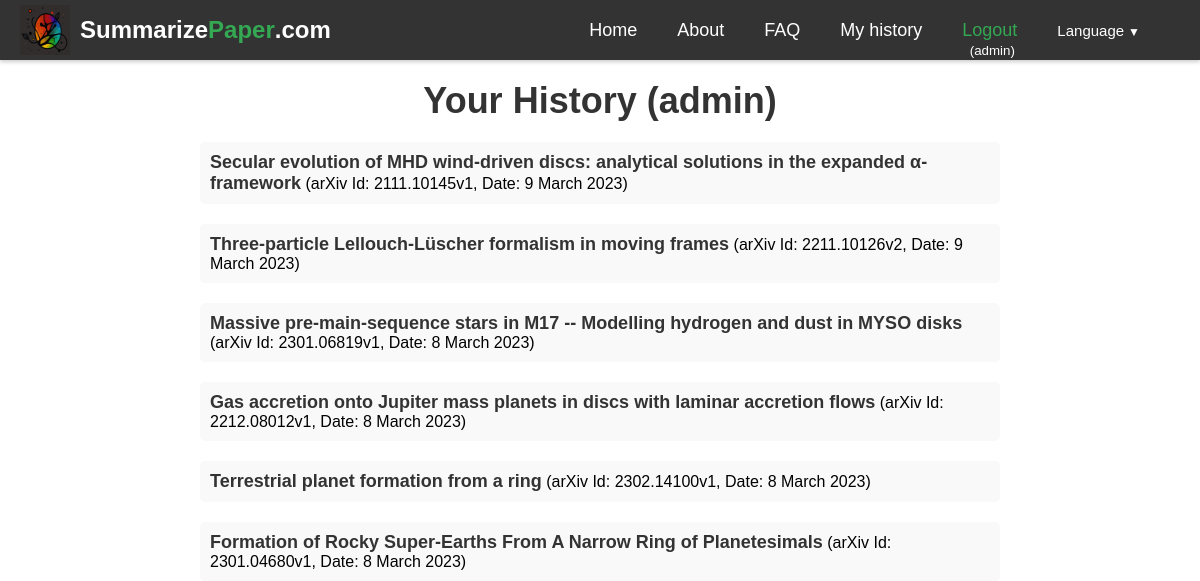
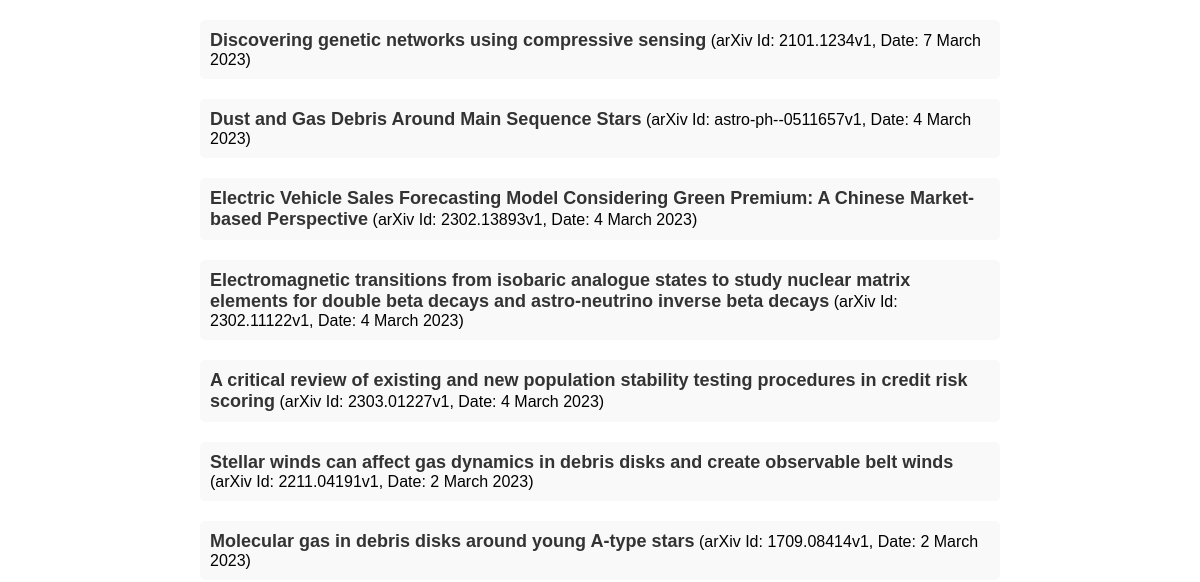
Before: /history/ (signed in, upper part) with the older database file (2 pictures, top to bottom).
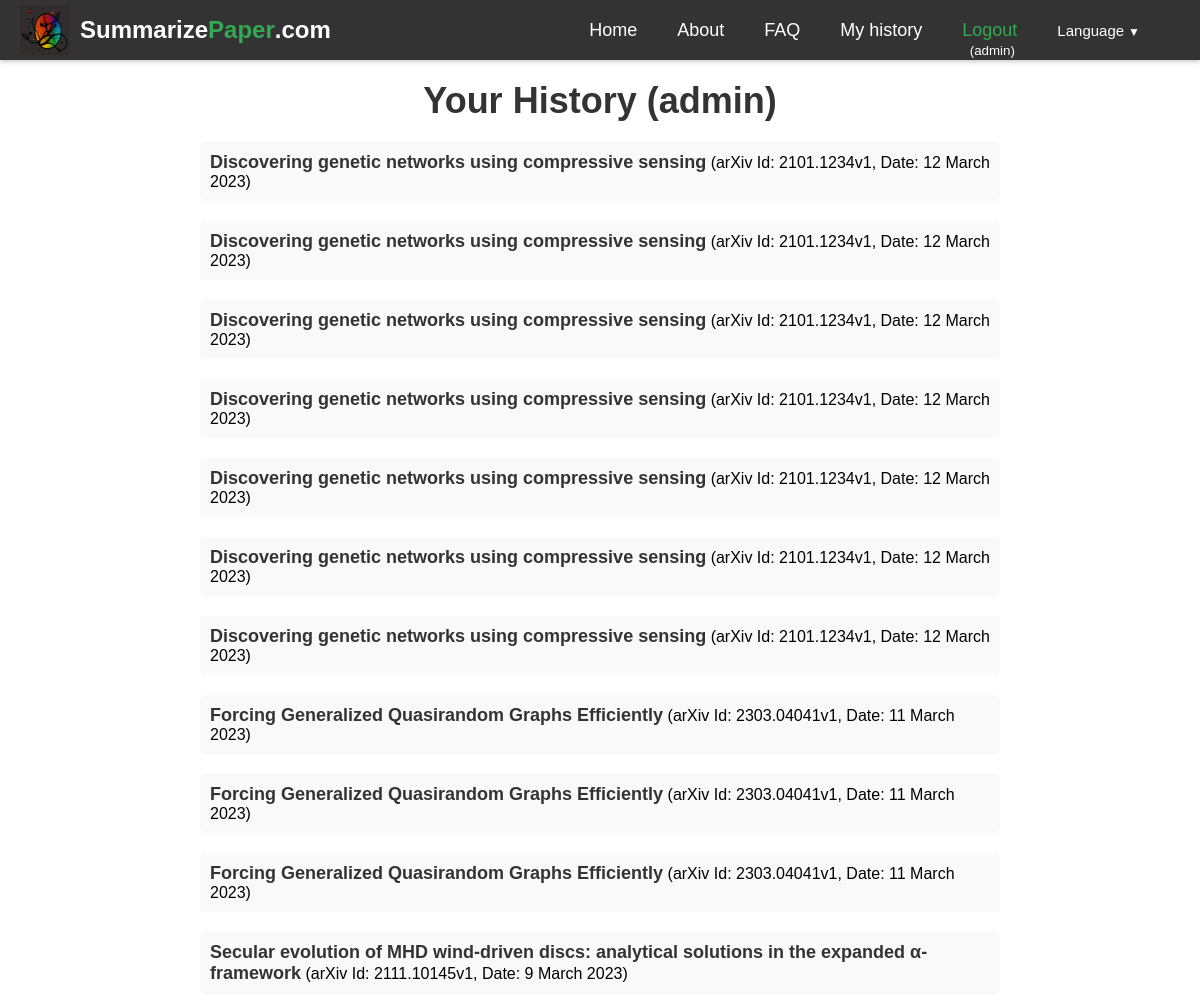
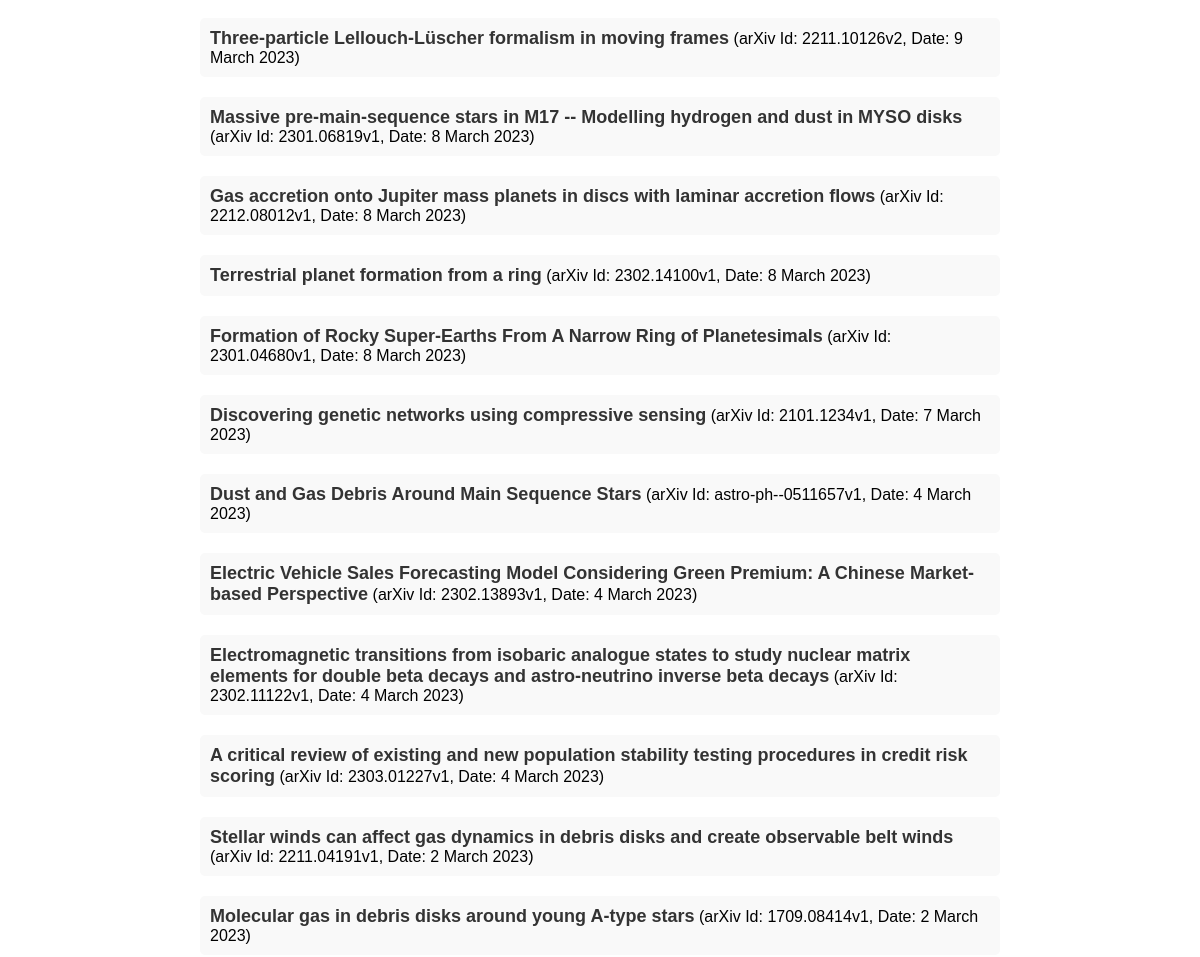
After: the same page with the newer database file (2 pictures, top to bottom).
### summarizer/models.py (models this page shows, shortened)
class ArxivPaper(models.Model):
    id = models.AutoField(primary_key=True)
    arxiv_id = models.CharField(max_length=20, unique=True)
    created = models.DateTimeField(auto_now_add=True)
    updated = models.DateTimeField(auto_now=True)
    title = models.CharField(max_length=400, blank=True, null=True)
    abstract = models.TextField(blank=True, null=True)
    authors = models.ManyToManyField(Author, blank=True, through='PaperAuthor')
    link_doi = models.URLField(blank=True, null=True)
    link_homepage = models.URLField(blank=True, null=True)
    published_arxiv = models.DateField(blank=True, null=True)
    journal_ref = models.CharField(max_length=200, blank=True, null=True)
    comments = models.TextField(blank=True, null=True)
    license = models.CharField(max_length=400, blank=True, null=True)
    category = models.CharField(max_length=50, blank=True, null=True)
    updated_arxiv = models.DateField(blank=True, null=True)

class PaperHistory(models.Model):
    id = models.AutoField(primary_key=True)
    arxiv_id = models.CharField(max_length=20)
    created = models.DateTimeField(auto_now_add=True)
    user = models.ForeignKey(User,blank=True, null=True, on_delete=models.CASCADE)
    ip_address = models.TextField(blank=True, null=True)
    lang = models.CharField(max_length=10,default='en')
    def __str__(self):
        return self.arxiv_id#+' '+self.user.username

### summarizer/views.py (the view)
# urls.py: path("history/", views.history, name="history"),
def history(request):
    stuff_for_frontend={}
    paper_history=[]
    if request.user.is_authenticated:
        auth=True
        history=PaperHistory.objects.filter(user=request.user).order_by('-created')
        print('history',history)
        for h in history:
            arxiv_paper = ArxivPaper.objects.filter(arxiv_id=h.arxiv_id).first()
            paperdate = h.created#.strftime('%d/%m/%Y')
            if arxiv_paper:
                paper_history.append({'arxiv_id': h.arxiv_id, 'title': arxiv_paper.title, 'date': paperdate})
            else:
                paper_history.append({'arxiv_id': h.arxiv_id, 'date': paperdate})
    else:
        auth=False
    stuff_for_frontend.update({
        'auth':auth,
        'paper_history':paper_history
    })
    return render(request, "summarizer/history.html", stuff_for_frontend)

### templates/summarizer/history.html (shortened to what this page needs)
{% extends 'base.html' %}
{% load static %}
{% load i18n %}
{% block content %}
{% if auth %}
<div class="history">
    <h1 class="history-title">{% trans 'Your History' %} ({{ user.username }})</h1>
{% if paper_history %}
<ul class="history-list">
{% for h in paper_history %}
{% if h.title %}
  <li class="history-item"><a href="/{{LANGUAGE_CODE}}/arxiv-id/{{ h.arxiv_id }}" class="history-link">{{ h.title }}</a> (arXiv Id: {{ h.arxiv_id }}, Date: {{ h.date|date:"j F Y" }})</li>
{% else %}
  <li class="history-item">arXiv Id: <a href="/{{LANGUAGE_CODE}}/arxiv-id/{{ h.arxiv_id }}" class="history-link">{{ h.arxiv_id }}</a> (Date: {{ h.date }})</li>
{% endif %}
{% endfor %}
</ul>
{% else %}
<p class="history-message">No history yet</p>
{% endif %}
{% else %}
<p class="history-message">{% trans 'You cannot access this page.' %}</p>
{% endif %}
</div>
{% endblock %}

### templates/base.html (shortened to what this page needs)
{% load static %}
{% load i18n %}
{% load rosetta %}
{% get_current_language as LANGUAGE_CODE %}
<!DOCTYPE html>
<html lang="{{ LANGUAGE_CODE }}">
<head>
  <link rel="stylesheet" href="https://cdnjs.cloudflare.com/ajax/libs/font-awesome/5.15.1/css/all.min.css"
>
</head>
<body>
  <div class="main-content">
  <nav class="navbar">
    <div class="logo-container">
      <img src="{% static 'summarizer/images/logo.png' %}" alt="Summarize Paper logo">
      <a href="/{{LANGUAGE_CODE}}" class="logo"><span>Summarize</span><span>Paper</span>.com</a>
    </div>
    <ul class="nav-links">
      <li><a href="/{{LANGUAGE_CODE}}">{% trans 'Home' %}</a></li>
      <li><a href="/{{LANGUAGE_CODE}}/about">{% trans 'About' %}</a></li>
      <li><a href="/{{LANGUAGE_CODE}}/faq">{% trans 'FAQ' %}</a></li>
      {% if request.user.is_authenticated %}
      <li><a href="/{{LANGUAGE_CODE}}/history">{% trans 'My history' %}</a></li>
      <li style="height: 15px; display: flex; align-items: center;">
        <div style="display: flex; flex-direction: column; align-items: center;height: 100%;">
          <a href="/{{LANGUAGE_CODE}}/logout" style="color:#34a853">{% trans 'Logout' %}</a>
          <span style="margin-left: 5px;"><small>({{ request.user.username }})</small></span>
        </div>
      </li>
      {% else %}
          <li><a href="/{{LANGUAGE_CODE}}/login" style="color:#34a853">{% trans 'Login' %}</a></li>
      {% endif %}
      <li>
        <div class="dropdown">
  <a class="dropdown-toggle" href="#" id="navbarDropdown" role="button" data-toggle="dropdown" aria-haspopup="true" aria-expanded="false">
    <small>{% trans 'Language' %}<span class="dropdown-arrow">&#9660;</span></small>
  </a>
    {% get_current_language as LANGUAGE_CODE %}
    {% get_available_languages as LANGUAGES %}
    {% get_language_info_list for LANGUAGES as languages %}
</div>
    </li>
    </ul>
  </nav>
  {% block content %}
  {% endblock %}
  </div>
</body>
</html>

### templates/summarizer/history.html (style rules this page uses)
.history { max-width: 800px; margin: 0 auto; padding: 20px; }
.history-title { font-size: 36px; font-weight: bold; text-align: center; margin: 0; margin-bottom:20px; padding: 0; color: #333; }
.history-list { list-style: none; margin: 0; padding: 0; }
.history-item { margin-bottom: 20px; padding: 10px 10px; background-color: #f9f9f9; border-radius: 5px; }
.history-link { color: #333; text-decoration: none; font-size: 18px; font-weight: bold; }

### templates/base.html (style rules this page uses)
.navbar { display: flex; justify-content: space-between; align-items: center; height: 60px; padding: 0 20px; background-color: #333; color: #fff; box-shadow: 0px 2px 4px rgba(0,0,0,0.2); }
.logo { font-size: 24px; font-weight: bold; text-decoration: none; color: #fff; display: flex; align-items: center; }
.logo span:nth-of-type(1) { color: white; }
.logo span:nth-of-type(2) { color: #34a853; }
.nav-links { display: flex; list-style: none; margin: 0; padding: 0; }
.nav-links li { margin: 0 20px; }
.nav-links a { font-size: 18px; color: #fff; text-decoration: none; }
body { font-family: Arial, sans-serif; margin:0; display: flex; flex-direction: column; min-height: 100vh; }
.main-content { flex: 1; }
.dropdown { position: relative; display: inline-block; margin-right:20px; }
.dropdown-arrow { margin-left: 0.25rem; font-size: 0.75rem; }
.logo-container { display: flex; align-items: center; }
.logo-container img { width: 50px; height: 50px; margin-right: 10px; }

Changed rows visible on the page:
added PaperHistory: arxiv_id "2101.1234v1", date "12 March 2023"
added PaperHistory: arxiv_id "2101.1234v1", date "12 March 2023"
added PaperHistory: arxiv_id "2101.1234v1", date "12 March 2023"
added PaperHistory: arxiv_id "2101.1234v1", date "12 March 2023"
added PaperHistory: arxiv_id "2101.1234v1", date "12 March 2023"
added PaperHistory: arxiv_id "2101.1234v1", date "12 March 2023"
added PaperHistory: arxiv_id "2101.1234v1", date "12 March 2023"
added ArxivPaper: title "Forcing Generalized Quasirandom Graphs Efficiently" "Forcing Generalized Quasirandom Graphs Efficiently" "Forcing Generalized Quasirandom Graphs Efficiently"
added PaperHistory: arxiv_id "2303.04041v1", date "11 March 2023"
added PaperHistory: arxiv_id "2303.04041v1", date "11 March 2023"
added PaperHistory: arxiv_id "2303.04041v1", date "11 March 2023"
Other visible differences:
new list line: "Discovering genetic networks using compressive sensing"
new list line: "(arXiv Id: , Date: )"
